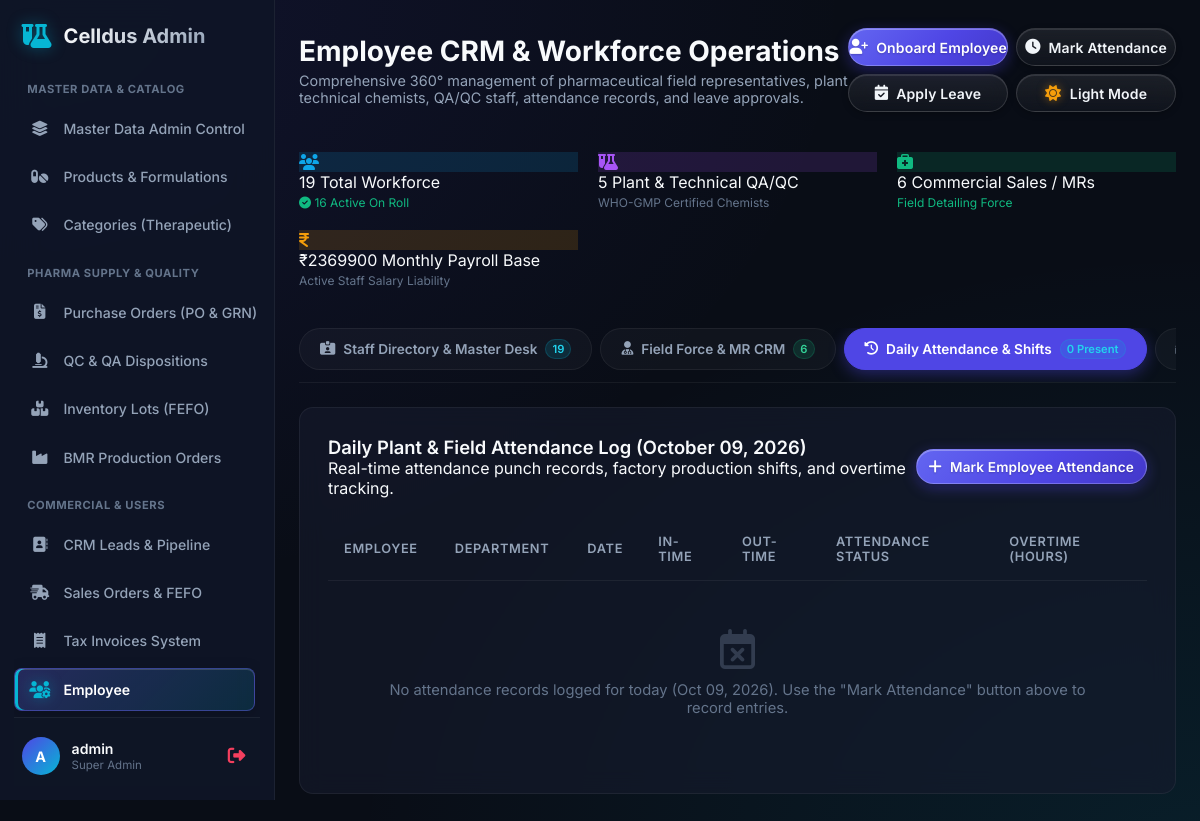
Page /dashboard/employee/?tab=attendance (signed in) on the earlier database version.
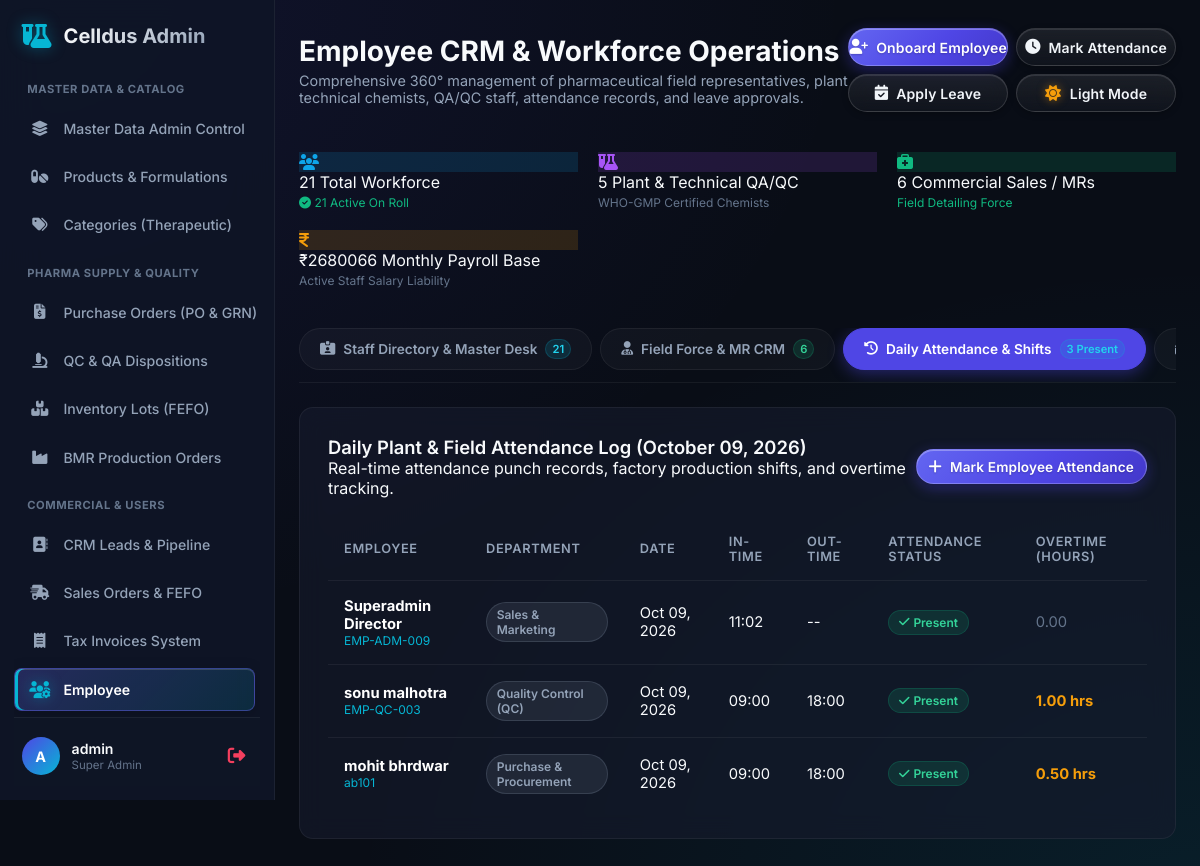
Same page on the later database version.
### erp_hr/models.py (models this page shows, shortened)
class LeaveApplication(ERPDocumentModel):
    LEAVE_TYPES = (
        ('CASUAL', 'Casual Leave (CL)'),
        ('SICK', 'Medical / Sick Leave (SL)'),
        ('EARNED', 'Earned / Paid Leave (EL)'),
        ('UNPAID', 'Leave Without Pay (LWP)'),
    )
    employee = models.ForeignKey(Employee, on_delete=models.CASCADE, related_name='leaves')
    leave_type = models.CharField(max_length=20, choices=LEAVE_TYPES)
    from_date = models.DateField()
    to_date = models.DateField()
    days_count = models.DecimalField(max_digits=4, decimal_places=1, default=Decimal('1.0'))
    reason = models.TextField()
    status = models.CharField(max_length=20, default='SUBMITTED', choices=(('SUBMITTED', 'Submitted'), ('APPROVED', 'Approved'), ('REJECTED', 'Rejected')))

class AttendanceRecord(ERPBaseModel):
    employee = models.ForeignKey(Employee, on_delete=models.CASCADE, related_name='attendance_records')
    date = models.DateField(default=timezone.now, db_index=True)
    in_time = models.TimeField(null=True, blank=True)
    out_time = models.TimeField(null=True, blank=True)
    status = models.CharField(max_length=20, default='PRESENT', choices=(('PRESENT', 'Present'), ('ABSENT', 'Absent'), ('HALF_DAY', 'Half Day'), ('ON_LEAVE', 'On Leave')))
    overtime_hours = models.DecimalField(max_digits=4, decimal_places=2, default=Decimal('0.00'))
    check_in_lat = models.DecimalField(max_digits=9, decimal_places=6, null=True, blank=True)
    check_in_lng = models.DecimalField(max_digits=9, decimal_places=6, null=True, blank=True)
    check_in_accuracy = models.FloatField(null=True, blank=True, help_text="GPS accuracy in meters")
    check_in_address = models.CharField(max_length=255, blank=True)
    check_in_time = models.DateTimeField(null=True, blank=True)
    check_in_status = models.CharField(
        max_length=30,
        choices=(
            ('VALID', 'Valid Check-In'),
            ('POOR_ACCURACY', 'Poor GPS Accuracy'),
            ('REQUIRES_REVIEW', 'Requires Manager Review'),
            ('MANUAL', 'Manual Punch')
        ),
        default='VALID'
    )
    check_out_lat = models.DecimalField(max_digits=9, decimal_places=6, null=True, blank=True)
    check_out_lng = models.DecimalField(max_digits=9, decimal_places=6, null=True, blank=True)
    check_out_accuracy = models.FloatField(null=True, blank=True)
    check_out_address = models.CharField(max_length=255, blank=True)
    check_out_time = models.DateTimeField(null=True, blank=True)
    check_out_status = models.CharField(
        max_length=30,
        choices=(
            ('VALID', 'Valid Check-Out'),
            ('POOR_ACCURACY', 'Poor GPS Accuracy'),
            ('REQUIRES_REVIEW', 'Requires Manager Review')
        ),
        blank=True
    )
    work_mode = models.CharField(
        max_length=20,
        choices=(
            ('FIELD', 'Field Work / Doctor Detailing'),
            ('OFFICE', 'Branch / Plant Office'),
            ('TRANSIT', 'Travel / Tour')
        ),
        default='FIELD'
    )
    battery_level = models.PositiveSmallIntegerField(null=True, blank=True)
    is_mock_location = models.BooleanField(default=False)
    flag_reason = models.CharField(max_length=255, blank=True)
    class Meta:
        unique_together = ('employee', 'date')

class Employee(ERPBaseModel):
    DEPARTMENT_CHOICES = (
        ('QA', 'Quality Assurance (QA)'),
        ('QC', 'Quality Control (QC)'),
        ('PRODUCTION', 'Manufacturing & Production'),
        ('WAREHOUSE', 'Warehouse & Stores'),
        ('PURCHASE', 'Purchase & Procurement'),
        ('SALES', 'Sales & Marketing'),
        ('FINANCE', 'Accounts & Finance'),
        ('HR', 'Human Resources'),
        ('MAINTENANCE', 'Engineering & Maintenance'),
    )
    SALES_TIER_CHOICES = (
        ('MR', 'Medical Representative / Field Officer'),
        ('ASM', 'Area Sales Manager'),
        ('RSM', 'Regional Sales Manager'),
        ('NSM', 'National Sales Manager'),
        ('EXECUTIVE', 'Commercial Sales Executive'),
    )
    employee_code = models.CharField(max_length=30, unique=True, db_index=True)
    first_name = models.CharField(max_length=100)
    last_name = models.CharField(max_length=100)
    user = models.OneToOneField(settings.AUTH_USER_MODEL, null=True, blank=True, on_delete=models.SET_NULL, related_name='employee_profile')
    department = models.CharField(max_length=30, choices=DEPARTMENT_CHOICES)
    designation = models.CharField(max_length=100)
    branch = models.ForeignKey(Branch, on_delete=models.PROTECT)
    joining_date = models.DateField()
    manager = models.ForeignKey(
        'self',
        null=True,
        blank=True,
        on_delete=models.SET_NULL,
        related_name='subordinates',
        help_text="Reporting manager / Area Sales Manager"
    )
    territory = models.ForeignKey(
        'erp_masters.Territory',
        null=True,
        blank=True,
        on_delete=models.SET_NULL,
        related_name='assigned_employees',
        help_text="Assigned commercial sales territory"
    )
    sales_tier = models.CharField(
        max_length=30,
        choices=SALES_TIER_CHOICES,
        default='MR',
        db_index=True,
        help_text="Field force hierarchy rank"
    )
    email = models.EmailField(blank=True)
    phone = models.CharField(max_length=30, blank=True)
    base_salary = models.DecimalField(max_digits=12, decimal_places=2, default=Decimal('0.00'))
    bank_account_no = models.CharField(max_length=50, blank=True)
    bank_ifsc = models.CharField(max_length=20, blank=True)
    is_active = models.BooleanField(default=True)

### main/dashboard_erp_views.py (the view, shortened to what this page needs)
# urls.py: path('dashboard/employee/', dashboard_erp_views.dashboard_employee, name='dashboard_employee'),
@staff_required
def dashboard_employee(request):
    tab = request.GET.get('tab', 'directory')
    dept_filter = request.GET.get('dept', '')
    search = request.GET.get('q', '').strip()
    employees_qs = Employee.objects.select_related('branch', 'user').all().order_by('employee_code')
    if dept_filter:
        employees_qs = employees_qs.filter(department=dept_filter)
    all_employees = Employee.objects.all()
    total_employees = all_employees.count()
    active_employees = all_employees.filter(is_active=True).count()
    tech_staff_count = all_employees.filter(department__in=['QA', 'QC', 'PRODUCTION']).count()
    sales_staff_count = all_employees.filter(department='SALES').count()
    total_payroll = sum((e.base_salary for e in all_employees if e.is_active), Decimal('0.00'))
    today = timezone.now().date()
    attendance_records = AttendanceRecord.objects.select_related('employee').filter(date=today)
    present_today_count = attendance_records.filter(status='PRESENT').count()
    leaves = LeaveApplication.objects.select_related('employee', 'branch').order_by('-created_at')[:50]
    pending_leaves_count = LeaveApplication.objects.filter(status='SUBMITTED').count()
    field_force = Employee.objects.select_related('branch', 'user').filter(department='SALES')
    branches = Branch.objects.all()
    departments = Employee.DEPARTMENT_CHOICES
    context = {
        'employees': employees_qs,
        'all_employees': all_employees,
        'total_employees': total_employees,
        'active_employees': active_employees,
        'tech_staff_count': tech_staff_count,
        'sales_staff_count': sales_staff_count,
        'total_payroll': total_payroll,
        'today': today,
        'attendance_records': attendance_records,
        'present_today_count': present_today_count,
        'leaves': leaves,
        'pending_leaves_count': pending_leaves_count,
        'field_force': field_force,
        'branches': branches,
        'departments': departments,
        'active_tab': tab,
        'dept_filter': dept_filter,
        'search_query': search,
    }
    return render(request, 'dashboard/erp_employee.html', context)

### main/context_processors.py (called while the page is built)
def footer_blogs(request):
    return {"footer_blogs": Blog.objects.all().order_by('-created_at')[:2]}

### main/dashboard_erp_views.py (called while the page is built)
def staff_required(view_func):
    return user_passes_test(lambda u: u.is_active and u.is_staff, login_url='dashboard_login')(view_func)

### templates/dashboard/erp_employee.html (shortened to what the changed rows need)
{% extends 'dashboard/base.html' %}
{% load static %}
{% block page_title %}Employee CRM & Workforce Operations{% endblock %}
{% block content %}
<div class="stats-grid">
    <div class="stat-card">
        <div class="stat-details">
            <span class="stat-value">{{ total_employees }}</span>
            <span class="stat-label">Total Workforce</span>
            <span style="font-size: 0.75rem; color: #10b981; margin-top: 0.2rem; display: block;">
                <i class="fa-solid fa-circle-check"></i> {{ active_employees }} Active On Roll
            </span>
        </div>
    </div>
    <div class="stat-card">
        <div class="stat-details">
            <span class="stat-value">₹{{ total_payroll|floatformat:0 }}</span>
            <span class="stat-label">Monthly Payroll Base</span>
            <span style="font-size: 0.75rem; color: var(--text-muted); margin-top: 0.2rem; display: block;">
                Active Staff Salary Liability
            </span>
        </div>
    </div>
</div>
<div class="emp-tabs">
    <a href="?tab=directory" class="emp-tab-btn {% if active_tab == 'directory' %}active{% endif %}">
        <i class="fa-solid fa-id-card-clip"></i> Staff Directory & Master Desk
        <span class="badge badge-info" style="font-size: 0.7rem; padding: 2px 6px;">{{ total_employees }}</span>
    </a>
    <a href="?tab=attendance" class="emp-tab-btn {% if active_tab == 'attendance' %}active{% endif %}">
        <i class="fa-solid fa-clock-rotate-left"></i> Daily Attendance & Shifts
        <span class="badge badge-info" style="font-size: 0.7rem; padding: 2px 6px;">{{ present_today_count }} Present</span>
    </a>
</div>
{% if active_tab == 'attendance' %}
<div class="panel">
    <div class="panel-header" style="margin-bottom: 1.25rem;">
        <div>
            <h2 class="panel-title">Daily Plant & Field Attendance Log ({{ today|date:"F d, Y" }})</h2>
        </div>
    </div>
    <div class="table-container">
        <table class="custom-table">
            <thead>
                <tr>
                    <th>Employee</th>
                    <th>Department</th>
                    <th>Date</th>
                    <th>In-Time</th>
                    <th>Out-Time</th>
                    <th>Attendance Status</th>
                    <th>Overtime (Hours)</th>
                </tr>
            </thead>
            <tbody>
                {% for att in attendance_records %}
                <tr>
                    <td>
                        <strong style="color: #ffffff;">{{ att.employee.first_name }} {{ att.employee.last_name }}</strong>
                        <div style="font-size: 0.75rem; color: var(--color-accent);">{{ att.employee.employee_code }}</div>
                    </td>
                    <td>
                        <span class="badge badge-secondary">{{ att.employee.get_department_display }}</span>
                    </td>
                    <td>{{ att.date|date:"M d, Y" }}</td>
                    <td>{{ att.in_time|time:"H:i"|default:"--" }}</td>
                    <td>{{ att.out_time|time:"H:i"|default:"--" }}</td>
                    <td>
                        {% if att.status == 'PRESENT' %}
                        <span class="badge badge-success"><i class="fa-solid fa-check"></i> Present</span>
                        {% elif att.status == 'ABSENT' %}
                        <span class="badge badge-danger"><i class="fa-solid fa-xmark"></i> Absent</span>
                        {% elif att.status == 'HALF_DAY' %}
                        <span class="badge badge-warning">Half Day</span>
                        {% else %}
                        <span class="badge badge-info">On Leave</span>
                        {% endif %}
                    </td>
                    <td>
                        {% if att.overtime_hours > 0 %}
                        <strong style="color: #f59e0b;">{{ att.overtime_hours }} hrs</strong>
                        {% else %}
                        <span style="color: var(--text-muted);">0.00</span>
                        {% endif %}
                    </td>
                </tr>
                {% empty %}
                <tr>
                    <td colspan="7" style="text-align: center; padding: 3rem; color: var(--text-muted);">
                        <i class="fa-regular fa-calendar-xmark" style="font-size: 2.5rem; opacity: 0.4; margin-bottom: 0.75rem; display: block;"></i>
                        No attendance records logged for today ({{ today|date:"M d, Y" }}). Use the "Mark Attendance" button above to record entries.
                    </td>
                </tr>
                {% endfor %}
            </tbody>
        </table>
    </div>
</div>
{% endif %}
{% endblock %}

Differences in the rows shown:
no longer on this page (row unchanged): LeaveApplication: to_date "Oct 09, 2026"
added AttendanceRecord: employee.first_name "Superadmin", employee.last_name "Director", employee.employee_code "EMP-ADM-009", employee.department "Sales & Marketing", date "Oct 09, 2026", in_time "11:02", out_time "--", status "PRESENT" (drawn), overtime_hours "0.00"
added AttendanceRecord: employee.first_name "sonu", employee.last_name "malhotra", employee.employee_code "EMP-QC-003", employee.department "Quality Control (QC)", date "Oct 09, 2026", in_time "09:00", out_time "18:00", status "PRESENT" (drawn), overtime_hours "1.00"
added AttendanceRecord: employee.first_name "mohit", employee.last_name "bhrdwar", employee.employee_code "ab101", employee.department "Purchase & Procurement", date "Oct 09, 2026", in_time "09:00", out_time "18:00", status "PRESENT" (drawn), overtime_hours "0.50"
Other differences:
{{ total_employees }}: "19" → "21"
{{ active_employees }}: "16" → "21"
{{ total_payroll|floatformat:0 }}: "2369900" → "2680066"
{{ present_today_count }}: "0" → "3"
text no longer shown: "No attendance records logged for today ( ). Use the \"Mark Attendance\" button above to record entries."
